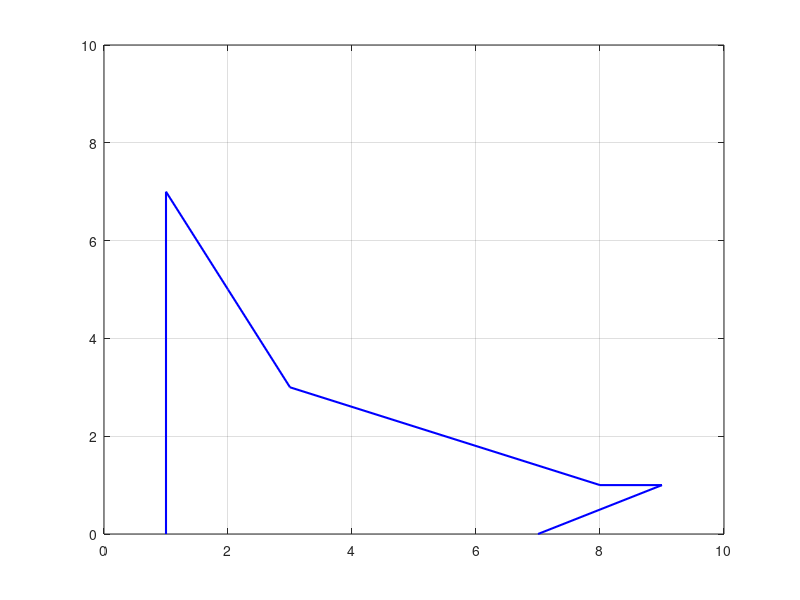

This chart was generated by the following MATLAB code: (Note: this script raises an error after producing the figure.)
clc, clearvars, close all;

% Animação de Gráficos

x = [1 1 2 3 8 9 7];
y = [0 5 5 3 1 1 0];

figure(1)
for i=2:1:6
    y(i) = y(i)+i;
    plot([x], [y], 'b', 'linewidth', 1.5);
    hold on; grid on;
    xlim([0, 10]);
    ylim([0, 10]);
    pause(0.5);
    
    % Usado para atualizar o gráfico, limpar a figura
    if i<6
        cla(figure(1));
    end
end

%%
% Gráfico Dinámico de uma Senoide
clc, clearvars, close all;
t = 0:0.01:10;
y = 4*sin(3*pi.*t);

figure(2)
for i=2:1:length(t)
    plot(t(1,1:i), y(1, 1:i), 'b', 'linewidth', 1.5); 
    hold on;
    grid on;
    plot(t(1, i), y(1, i), 'ko', 'linewidth', 3);
    xlim([0, 1]);
    ylim([-5, 5]);
    pause(0.01);
    
    % Usado para atualizar o gráfico, limpar a figura
    if i<length(t)
        cla(figure(2));
    end
end




